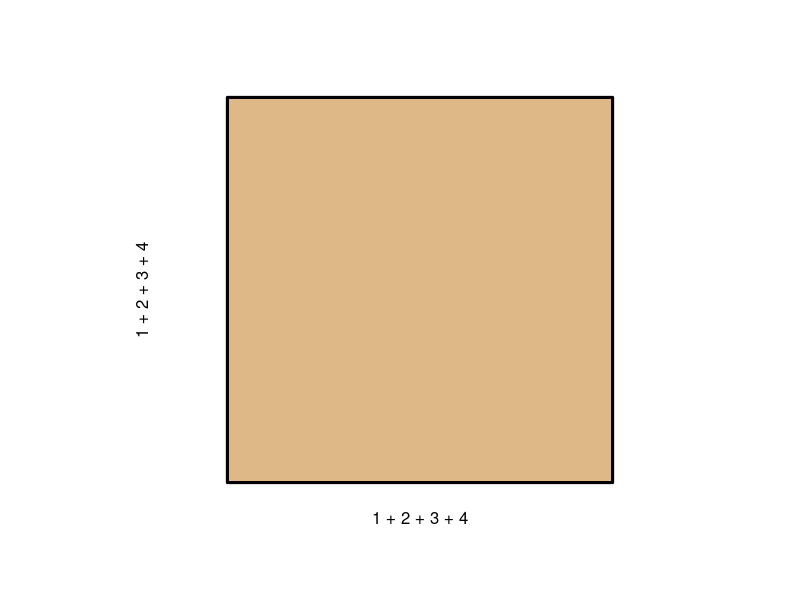
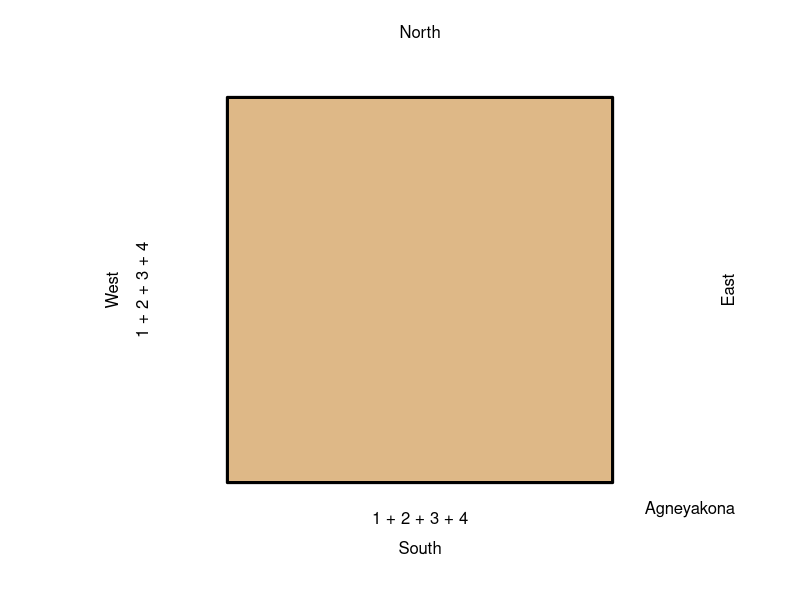
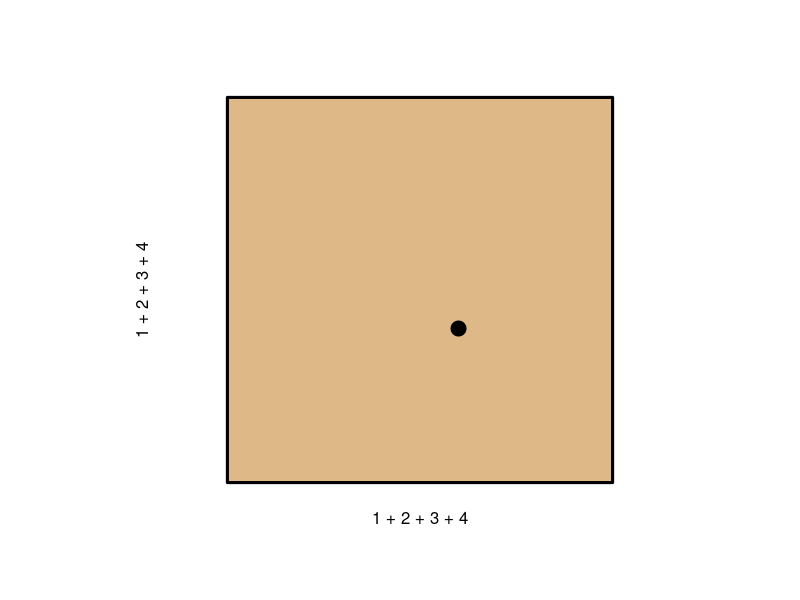
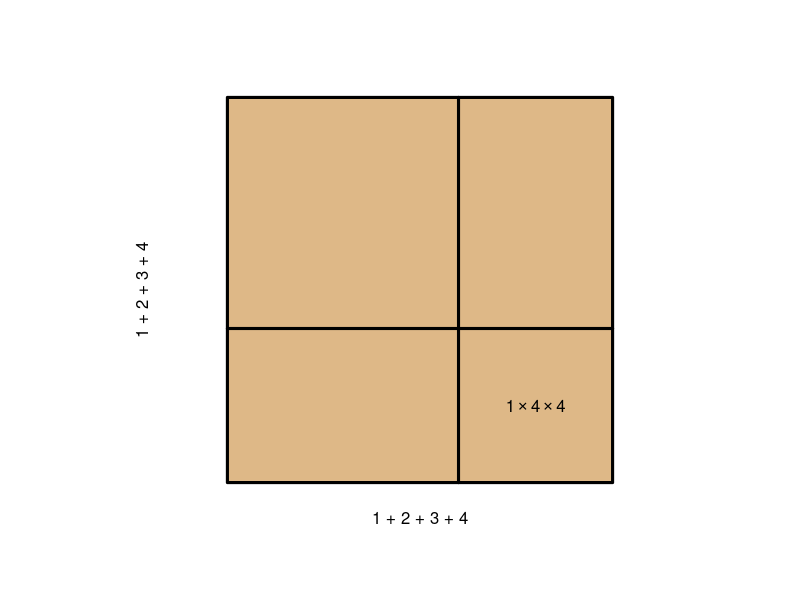
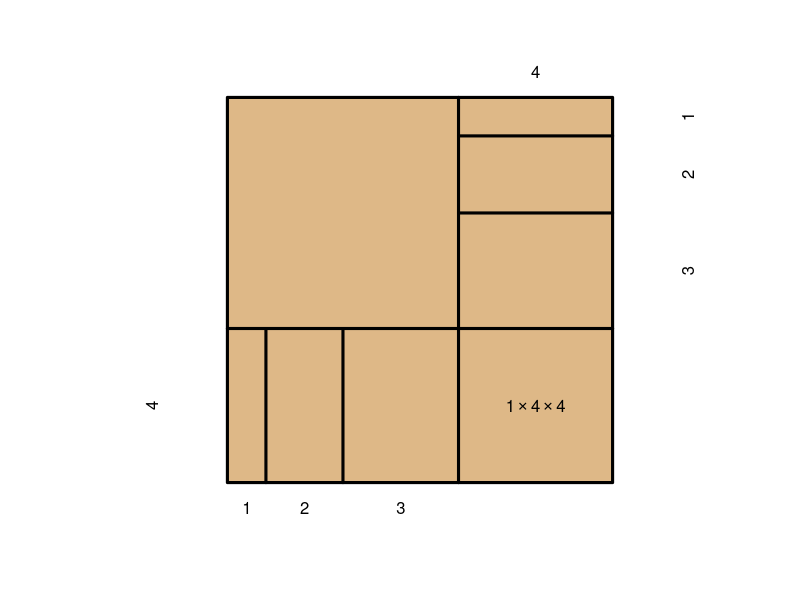
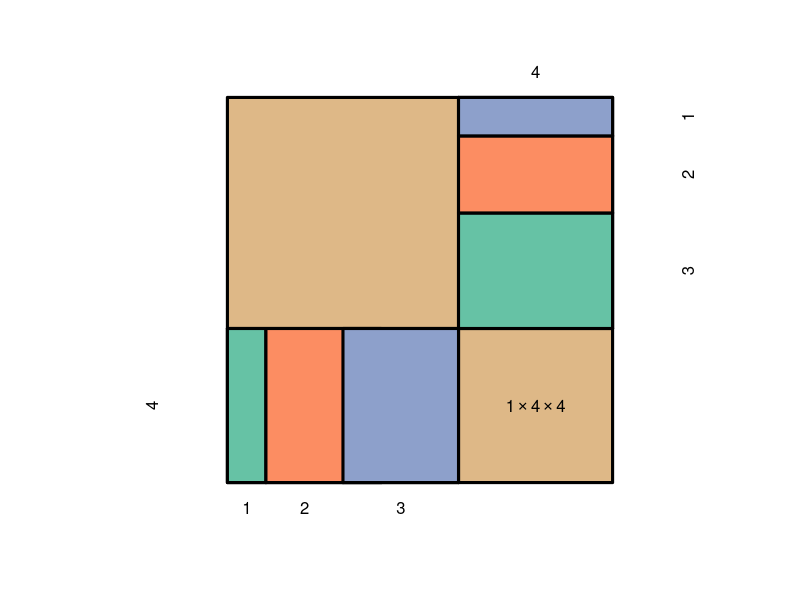
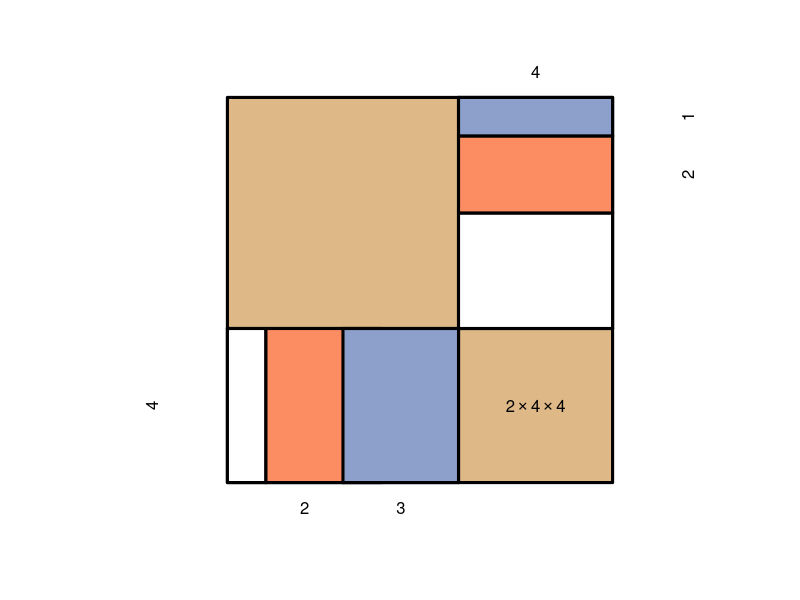
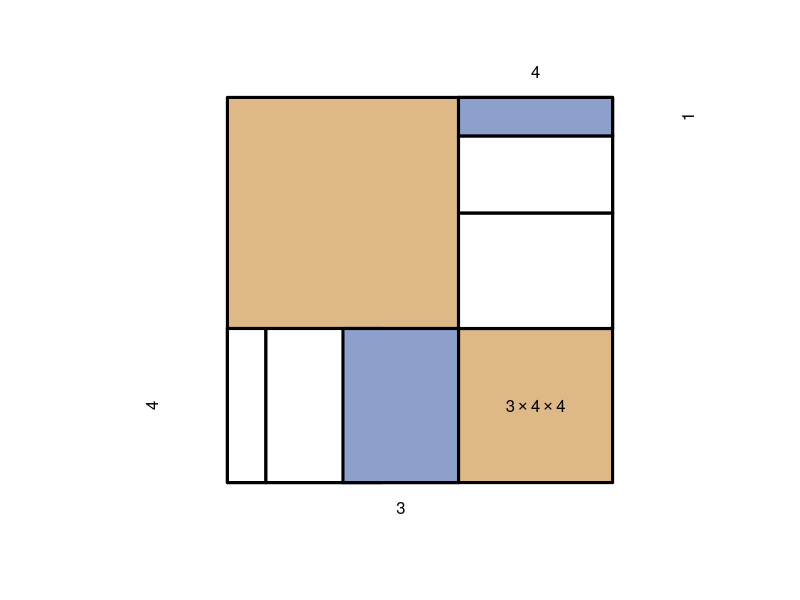

Source code (R) for these figures, in order:
## ---- chunk 1
knitr::opts_chunk$set(echo = FALSE)
## ---- chunk 2
library(RColorBrewer)
bgcol <- "burlywood"
rectcol <- "lightgray"
myPal <- brewer.pal(n = 3, "Set2")
## ---- chunk 3
plot(
  c(0, 10), c(0, 10), 
  type = "n", axes = FALSE, xlab = "", ylab = "", asp = 1)
rect(xleft = 0, ybottom = 0, xright = 10, ytop = 10, 
     border = "black", lwd = 3, col = bgcol)
mtext('1 + 2 + 3 + 4', side=1, line = 0.5, at=5)
mtext('1 + 2 + 3 + 4', side=2, line = -3.5, at=5)
## ---- chunk 4
plot(
  c(0, 10), c(0, 10), 
  type = "n", axes = FALSE, xlab = "", ylab = "", asp = 1)
rect(xleft = 0, ybottom = 0, xright = 10, ytop = 10, 
     border = "black", lwd = 3, col = bgcol)
mtext('1 + 2 + 3 + 4', side=1, line = 0.5, at=5)
mtext('1 + 2 + 3 + 4', side=2, line = -3.5, at=5)
mtext("North", side = 3, line = 2, at = 5)
mtext("South", side = 1, line = 2, at = 5)
mtext("East", side = 4, line = -2, at = 5)
mtext("West", side = 2, line = -2, at = 5)
mtext("Agneyakona", side = 1, line = 0, at = 12)
## ---- chunk 5
plot(
  c(0, 10), c(0, 10), 
  type = "n", axes = FALSE, xlab = "", ylab = "", asp = 1)
rect(xleft = 0, ybottom = 0, xright = 10, ytop = 10, 
     border = "black", lwd = 3, col = bgcol)
mtext('1 + 2 + 3 + 4', side=1, line = 0.5, at=5)
mtext('1 + 2 + 3 + 4', side=2, line = -3.5, at=5)
points(x = 6, y = 4, pch = 20, cex = 3)
## ---- chunk 6
plot(
  c(0, 10), c(0, 10), 
  type = "n", axes = FALSE, xlab = "", ylab = "", asp = 1)
rect(xleft = 0, ybottom = 0, xright = 10, ytop = 10, 
     border = "black", lwd = 3, col = bgcol)
mtext('1 + 2 + 3 + 4', side=1, line = 0.5, at=5)
mtext('1 + 2 + 3 + 4', side=2, line = -3.5, at=5)
lines(x = c(0,10), y = c(4, 4), lwd = 3)
lines(x = c(6,6), y = c(0, 10), lwd = 3)
text(8, 2, expression(1 %*% 4 %*% 4))
## ---- chunk 7
plot(
  c(0, 10), c(0, 10), 
  type = "n", axes = FALSE, xlab = "", ylab = "", asp = 1)
rect(xleft = 0, ybottom = 0, xright = 10, ytop = 10, 
     border = "black", lwd = 3, col = bgcol)
lines(x = c(0,10), y = c(4, 4), lwd = 3)
lines(x = c(6,6), y = c(0, 10), lwd = 3)
lines(x = c(1,1), y = c(0,4), lwd = 3)
lines(x = c(3,3), y = c(0,4), lwd = 3)
lines(x = c(6,10), y = c(9, 9), lwd = 3)
lines(x = c(6,10), y = c(7, 7), lwd = 3)
text(8, 2, expression(1 %*% 4 %*% 4))
mtext('1', side=1, line = 0.0, at=0.5)
mtext('2', side=1, line = 0.0, at=2)
mtext('3', side=1, line = 0.0, at=4.5)
mtext('4', side=2, line = -4, at=2)
mtext('1', side=4, line = -4, at=9.5)
mtext('2', side=4, line = -4, at=8)
mtext('3', side=4, line = -4, at=5.5)
mtext('4', side=3, line = 0, at=8)
## ---- chunk 8
plot(
  c(0, 10), c(0, 10), 
  type = "n", axes = FALSE, xlab = "", ylab = "", asp = 1)
rect(xleft = 0, ybottom = 0, xright = 10, ytop = 10, 
     border = "black", lwd = 3, col = bgcol)
lines(x = c(0,10), y = c(4, 4), lwd = 3)
lines(x = c(6,6), y = c(0, 10), lwd = 3)
lines(x = c(1,1), y = c(0,4), lwd = 3)
lines(x = c(3,3), y = c(0,4), lwd = 3)
lines(x = c(6,10), y = c(9, 9), lwd = 3)
lines(x = c(6,10), y = c(7, 7), lwd = 3)
text(8, 2, expression(1 %*% 4 %*% 4))
mtext('1', side=1, line = 0.0, at=0.5)
mtext('2', side=1, line = 0.0, at=2)
mtext('3', side=1, line = 0.0, at=4.5)
mtext('4', side=2, line = -4, at=2)
mtext('1', side=4, line = -4, at=9.5)
mtext('2', side=4, line = -4, at=8)
mtext('3', side=4, line = -4, at=5.5)
mtext('4', side=3, line = 0, at=8)
rect(xleft = 0, ybottom = 0, xright = 1, ytop = 4, 
     border = "black", lwd = 3, col = myPal[1])
rect(xleft = 1, ybottom = 0, xright = 4, ytop = 4, 
     border = "black", lwd = 3, col = myPal[2])
rect(xleft = 3, ybottom = 0, xright = 6, ytop = 4, 
     border = "black", lwd = 3, col = myPal[3])
rect(xleft = 6, ybottom = 4, xright = 10, ytop = 7, 
     border = "black", lwd = 3, col = myPal[1])
rect(xleft = 6, ybottom = 7, xright = 10, ytop = 9, 
     border = "black", lwd = 3, col = myPal[2])
rect(xleft = 6, ybottom = 9, xright = 10, ytop = 10, 
     border = "black", lwd = 3, col = myPal[3])
## ---- chunk 9
plot(
  c(0, 10), c(0, 10), 
  type = "n", axes = FALSE, xlab = "", ylab = "", asp = 1)
rect(xleft = 0, ybottom = 0, xright = 10, ytop = 10, 
     border = "black", lwd = 3, col = bgcol)
lines(x = c(0,10), y = c(4, 4), lwd = 3)
lines(x = c(6,6), y = c(0, 10), lwd = 3)
lines(x = c(1,1), y = c(0,4), lwd = 3)
lines(x = c(3,3), y = c(0,4), lwd = 3)
lines(x = c(6,10), y = c(9, 9), lwd = 3)
lines(x = c(6,10), y = c(7, 7), lwd = 3)
text(8, 2, expression(2 %*% 4 %*% 4))
mtext('2', side=1, line = 0.0, at=2)
mtext('3', side=1, line = 0.0, at=4.5)
mtext('4', side=2, line = -4, at=2)
mtext('1', side=4, line = -4, at=9.5)
mtext('2', side=4, line = -4, at=8)
mtext('4', side=3, line = 0, at=8)
rect(xleft = 0, ybottom = 0, xright = 1, ytop = 4, 
     border = "black", lwd = 3, col = "white")
rect(xleft = 1, ybottom = 0, xright = 4, ytop = 4, 
     border = "black", lwd = 3, col = myPal[2])
rect(xleft = 3, ybottom = 0, xright = 6, ytop = 4, 
     border = "black", lwd = 3, col = myPal[3])
rect(xleft = 6, ybottom = 4, xright = 10, ytop = 7, 
     border = "black", lwd = 3, col = "white")
rect(xleft = 6, ybottom = 7, xright = 10, ytop = 9, 
     border = "black", lwd = 3, col = myPal[2])
rect(xleft = 6, ybottom = 9, xright = 10, ytop = 10, 
     border = "black", lwd = 3, col = myPal[3])
## ---- chunk 10
plot(
  c(0, 10), c(0, 10), 
  type = "n", axes = FALSE, xlab = "", ylab = "", asp = 1)
rect(xleft = 0, ybottom = 0, xright = 10, ytop = 10, 
     border = "black", lwd = 3, col = bgcol)
lines(x = c(0,10), y = c(4, 4), lwd = 3)
lines(x = c(6,6), y = c(0, 10), lwd = 3)
lines(x = c(1,1), y = c(0,4), lwd = 3)
lines(x = c(3,3), y = c(0,4), lwd = 3)
lines(x = c(6,10), y = c(9, 9), lwd = 3)
lines(x = c(6,10), y = c(7, 7), lwd = 3)
text(8, 2, expression(3 %*% 4 %*% 4))
mtext('3', side=1, line = 0.0, at=4.5)
mtext('4', side=2, line = -4, at=2)
mtext('1', side=4, line = -4, at=9.5)
mtext('4', side=3, line = 0, at=8)
rect(xleft = 0, ybottom = 0, xright = 1, ytop = 4, 
     border = "black", lwd = 3, col = "white")
rect(xleft = 1, ybottom = 0, xright = 4, ytop = 4, 
     border = "black", lwd = 3, col = "white")
rect(xleft = 3, ybottom = 0, xright = 6, ytop = 4, 
     border = "black", lwd = 3, col = myPal[3])
rect(xleft = 6, ybottom = 4, xright = 10, ytop = 7, 
     border = "black", lwd = 3, col = "white")
rect(xleft = 6, ybottom = 7, xright = 10, ytop = 9, 
     border = "black", lwd = 3, col = 'white')
rect(xleft = 6, ybottom = 9, xright = 10, ytop = 10, 
     border = "black", lwd = 3, col = myPal[3])
## ---- chunk 11
plot(
  c(0, 10), c(0, 10), 
  type = "n", axes = FALSE, xlab = "", ylab = "", asp = 1)
rect(xleft = 0, ybottom = 0, xright = 10, ytop = 10, 
     border = "black", lwd = 3, col = bgcol)
lines(x = c(0,10), y = c(4, 4), lwd = 3)
lines(x = c(6,6), y = c(0, 10), lwd = 3)
lines(x = c(1,1), y = c(0,4), lwd = 3)
lines(x = c(3,3), y = c(0,4), lwd = 3)
lines(x = c(6,10), y = c(9, 9), lwd = 3)
lines(x = c(6,10), y = c(7, 7), lwd = 3)
text(8, 2, expression(4 %*% 4 %*% 4))
rect(xleft = 0, ybottom = 0, xright = 1, ytop = 4, 
     border = "black", lwd = 3, col = "white")
rect(xleft = 1, ybottom = 0, xright = 4, ytop = 4, 
     border = "black", lwd = 3, col = "white")
rect(xleft = 3, ybottom = 0, xright = 6, ytop = 4, 
     border = "black", lwd = 3, col = "white")
rect(xleft = 6, ybottom = 4, xright = 10, ytop = 7, 
     border = "black", lwd = 3, col = "white")
rect(xleft = 6, ybottom = 7, xright = 10, ytop = 9, 
     border = "black", lwd = 3, col = 'white')
rect(xleft = 6, ybottom = 9, xright = 10, ytop = 10, 
     border = "black", lwd = 3, col = "white")
## ---- chunk 12
plot(
  c(0, 10), c(0, 10), 
  type = "n", axes = FALSE, xlab = "", ylab = "", asp = 1)
rect(xleft = 0, ybottom = 4, xright = 6, ytop = 10, 
     border = "black", lwd = 3, col = bgcol)
rect(xleft = 6, ybottom = 0, xright = 10, ytop = 4, 
     border = "black", lwd = 3, col = bgcol)
text(8, 2, expression(4^3))
text(4.5, 5.5, expression(1 %*% 3 %*% 3))
lines(x = c(0,6), y = c(7, 7), lwd = 3)
lines(x = c(3,3), y = c(4, 10), lwd = 3)
lines(x = c(1,1), y = c(4,7), lwd = 3)
lines(x = c(3,6), y = c(9,9), lwd = 3)
## ---- chunk 13
plot(
  c(0, 10), c(0, 10), 
  type = "n", axes = FALSE, xlab = "", ylab = "", asp = 1)
rect(xleft = 0, ybottom = 7, xright = 3, ytop = 10, 
     border = "black", lwd = 3, col = bgcol)
rect(xleft = 3, ybottom = 4, xright =6, ytop =7, 
     border = "black", lwd = 3, col = bgcol)
text(4.5, 5.5, expression(3^3))
rect(xleft = 6, ybottom = 0, xright = 10, ytop = 4, 
     border = "black", lwd = 3, col = bgcol)
text(8, 2, expression(4^3))
## ---- chunk 14
plot(
  c(0, 10), c(0, 10), 
  type = "n", axes = FALSE, xlab = "", ylab = "", asp = 1)
rect(xleft = 0, ybottom = 7, xright = 3, ytop = 10, 
     border = "black", lwd = 3, col = bgcol)
rect(xleft = 3, ybottom = 4, xright =6, ytop =7, 
     border = "black", lwd = 3, col = bgcol)
text(4.5, 5.5, expression(3^3))
rect(xleft = 6, ybottom = 0, xright = 10, ytop = 4, 
     border = "black", lwd = 3, col = bgcol)
text(8, 2, expression(4^3))
lines(x = c(0, 3), y = c(9,9), lwd = 3)
lines(x = c(1,1), y = c(7,10), lwd = 3)
lines(x = c(0, 1), y = c(8,8), lwd = 3)
lines(x = c(2,2), y = c(9,10), lwd = 3)
## ---- chunk 15
plot(
  c(0, 10), c(0, 10), 
  type = "n", axes = FALSE, xlab = "", ylab = "", asp = 1)
rect(xleft = 0, ybottom = 9, xright = 1, ytop = 10, 
     border = "black", lwd = 3, col = bgcol)
text(0.5, 9.6, expression(1^3))
rect(xleft = 1, ybottom = 7, xright = 3, ytop = 9, 
     border = "black", lwd = 3, col = bgcol)
text(2.1, 8.1, expression(2^3))
rect(xleft = 3, ybottom = 4, xright =6, ytop =7, 
     border = "black", lwd = 3, col = bgcol)
text(4.5, 5.5, expression(3^3))
rect(xleft = 6, ybottom = 0, xright = 10, ytop = 4, 
     border = "black", lwd = 3, col = bgcol)
text(8, 2, expression(4^3))
